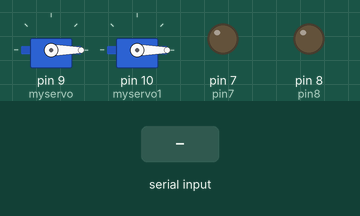
A sketch run on a simulated Arduino Uno, built with avr-gcc and run on an emulated ATmega328P. On the bench: 2 × servo, output pins drawn as LEDs (lit = HIGH). The inputs (shaded band) are chosen by the test bench. What the sketch prints to the serial monitor is not drawn.

Above: at 1.2 s.
1.3 s: "1\n" received over Serial
Timing chart, 0 to 4.3 s (numbered marks = the images above; inputs shaded):
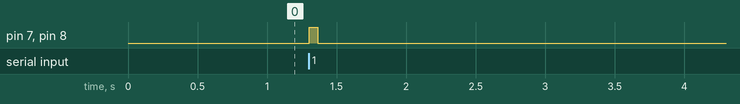

The sketch:

Fire-Detection.ino
```cpp
#include <Servo.h>

Servo myservo ;
Servo myservo1 ;
int pin8 = 8; // buzzer
int pin7 = 7; // relais pompe à eau

void setup() {
myservo.attach(9);  // SERVO SUR pin D9 pour l'axe des X
myservo1.attach(10) ; // Servo SUR Pin D10 pour l'axe des y
Serial.begin(9600);
pinMode(pin8, OUTPUT);
pinMode(pin7, OUTPUT);
Serial.begin(9600);
digitalWrite(pin8, LOW);
digitalWrite(pin7, LOW);
myservo.write(170);
}
void loop() {
myservo.write(0);
  myservo1.write(0);

  int fire1 ;
   int angXbegin;
  int angXend ;
   int angYbegin ;
    int angYend ;
  float angY ;

if(Serial.available()>0)
{
	String inputString = Serial.readStringUntil('\n');
  	fire1 = inputString.substring(0, 1).toInt(); // 1 s'il ya une incendie 0 sinon
    angXbegin = inputString.substring(2, 5).toInt(); // angle envoyer par model
  	angXend = inputString.substring(6, 9).toInt();// angle envoyer par model
    angYbegin = inputString.substring(10, 13).toInt();// angle envoyer par model
    angYend = inputString.substring(14, 17).toInt();// angle envoyer par model
  	angY = (angYbegin+angYend)/2 ; // le center de box d'incendie dans la dimension Y
	Serial.println(fire1) ;
  	Serial.println(angXbegin) ;
	Serial.println(angXend) ;
	Serial.println(angYbegin) ;
	Serial.println(angYend) ;
  	Serial.println(angY) ;


}
if (fire1==1) {
        digitalWrite(pin8, HIGH); // active buzzer
        digitalWrite(pin7, HIGH); // allumage pompe
  		myservo1.write(angY);
        delay(40);
        for ( int incendie = angXbegin; incendie <= angXend; incendie = incendie + 1 )
        {
          	myservo.write(incendie);
            delay(20);
            if (Serial.available() > 0) {
	 			String str = Serial.readStringUntil('\n');
              	fire1 =str.toInt();
                Serial.print("Received character: ");
                Serial.println(fire1);
                if(fire1==0){
                    Serial.println("The fire goes out");

                break ;
                }
            }
        }
        digitalWrite(pin7, LOW);
  		digitalWrite(pin8, LOW);

    }

}


/***********Note : ******************
les données recu apartir de model en cas de detection d'incendie sont :
- 1 ou 0 s'il ya une incendie ou pas
- angXbegin l'angle de début d'incendit dans la demension X
- angXfin l'angle de fin d'incendit dans la demension X
- angYbegin l'angle de début d'incendit dans la demension Y
- angYfin l'angle de fin d'incendit dans la demension Y
-selon ces deux dernier on calcule l'angle angY qui est le center d'incendit dans la demension Y
-les données doivent etre séparé par des virgules
-les angles doivent etre sur 3 bits
exemple : 1,090,120,050,080
1:il ya une incendie
090:angXbegin
120:angXend
050:angYbegin
080:angYend


les données recu apartir de model en cas de detection d'incendie sont :
-0 qui dit qu'on a pas une incendie ou l'incidie est étinue

*/
```

Measured:
- after the input at 1.3 s, pin 7 (pin7), pin 8 (pin8): LOW → HIGH at once, → LOW 0.06 s later
